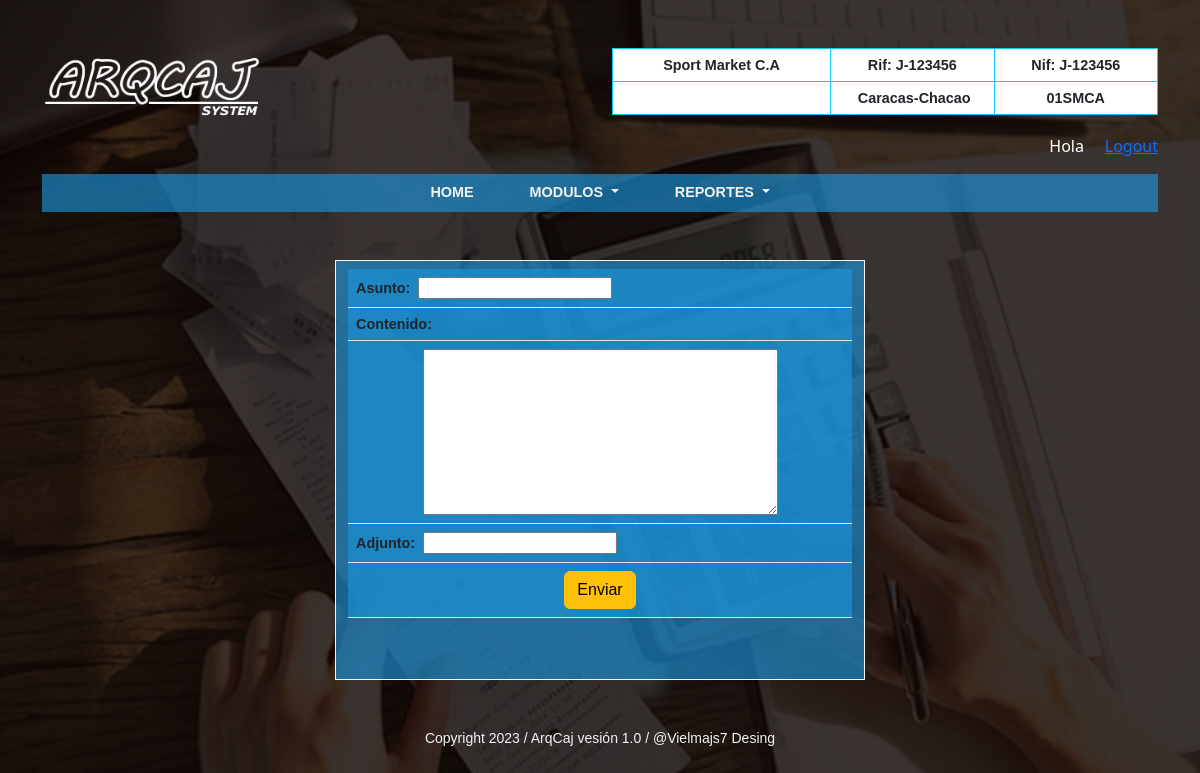
/Contactos/, run on the app's committed database.
### ProyectoWebAC/models.py (models this page shows, shortened)
class tienda(models.Model):
    user=models.ForeignKey(User, on_delete=models.CASCADE)
    codigo_tienda=models.CharField(max_length=6, null=False)
    razon=models.CharField(max_length=30, null=False)
    rif= models.CharField(max_length=12, null=False)
    nif= models.CharField(max_length=12, null=False)
    direccion= models.CharField(max_length=25, null=False)
    telf=models.CharField(max_length=30, null=True)
    redes=models.CharField(max_length=25, null=True)
    created=models.DateField(auto_now_add=True)
    update=models.DateField(auto_now_add=True)
    class Meta:
        verbose_name="Tienda"
        verbose_name_plural="Tiendas"

### Contactos/views.py (the view)
# urls.py: path('', views.contacto, name="Contacto"),
def contacto(request):
    formulario_contacto= FormularioContacto
    return render(request, "contacto.html", {"miFormulario": formulario_contacto})

### ArqueoCaja/context_processors.py (called while the page is built)
def arqueoView(request):
    arqueoset= arqueo.objects.filter(tienda=(1))
    return {'arqueoset': arqueoset}

### ProyectoWebAC/context_processors.py (called while the page is built)
def tiendaView(request):
    tiendaset= tienda.objects.filter(user=(1))
    tiendaall=tienda.objects.all()
    return {'tiendaset': tiendaset, 'tiendaall':tiendaall}

def cajaView(request):
    cajaset= caja.objects.filter(tienda=(1))
    return {'cajaset': cajaset}

def divisaView(request):
    divisaset= tasaDivisa.objects.filter(id=(1))
    return {'divisaset': divisaset}

def notaView(request):
    notaset= comunicado.objects.all()
    return {'notaset': notaset}

### Contactos/templates/contacto.html (shortened to what this page needs)
{% extends "ProyectoWebAC/baseII.html" %}
{% load static %}
{% load crispy_forms_tags %}
{% block content %}
<section>
    <header>
        <div class="container my-5" id="contactoFormulario">
            <form method="post" action=" " autocomplete="off">
            <table class="table my-2">
                <thead>
                    <tr>
                        <th>
                            <div style="text-align: left;">
                                {{miFormulario.asunto.label}}&nbsp;
                                {{miFormulario.asunto}}
                            </div>
                        </th>
                    </tr>
                    <tr>
                        <th>
                            <div style="text-align: left;">
                                {{miFormulario.contenido.label}}&nbsp;
                            </div>
                        </th>
                    </tr>
                    <tr>
                        <th>
                            <div>
                                {{miFormulario.contenido}}
                            </div>
                        </th>
                    </tr>
                    <tr>
                        <th>
                            <div style="text-align: left;">
                                {{miFormulario.adjunto.label}}&nbsp;
                                {{miFormulario.adjunto}}
                            </div>
                        </th>
                    </tr>
                    <tr>
                        <th>
                            <div align="center" class="btn_crear">
                                <button type="submit" class="btn btn-warning">Enviar</button>
                            </div>
                        </th>
                    </tr>
                </thead>
            </table>
            </form>
        </div>
    </header>
</section>
{% endblock %}

### ProyectoWebAC/templates/ProyectoWebAC/baseII.html (shortened to what this page needs)
<html lang="es">
<head>
    {% load static %}
    {% load widget_tweaks %}
    <link href="https://cdn.jsdelivr.net/npm/bootstrap@5.3.0-alpha3/dist/css/bootstrap.min.css" rel="stylesheet">
    <link href= "{% static 'ProyectoWebAC/css/app.css' %}" rel="stylesheet">
</head>
<body>
    <div class="container text-expanded">
      <div class="row align-items-start">
        <div class="col mt-5">
          <figure>
            <img src="{% static 'ProyectoWebAC/img/Logo II.png' %}" style="width: 230px; height: 70px">
          </figure>
        </div>
        <div class="col mt-5 text-expanded">
          <table class="table table-bordered table-responsive border-info">
            <thead>
               {% for t in tiendaset %}
                <tr>
                  <td width="40%">{{t.razon}}</td>
                  <td width="30%">Rif:&nbsp;{{t.rif}}</td>
                  <td width="30%">Nif:&nbsp;{{t.nif}}</td>
                </tr>
                <tr>
                  <td></td>
                  <td>&nbsp;{{t.direccion}}</td>
                  <td>{{t.codigo_tienda}}</td>
                </tr>
               {% endfor %}
            </thead>
          </table>
        </div>
        <div class="text-white" style="text-align:right; margin-right:80px">
          <label name="usuario">Hola &nbsp;{{user.first_name}} &nbsp;
            <a href="{% url 'Cerrar_sesion' %}">Logout</a>
          </label>
        </div>
      </div>
    </div>
    <div class="container my-3">
      <nav class="navbar navbar-expand-lg py-sm-0">
          <ul class="navbar-nav mx-auto">
              <li class="nav-item px-lg-4">
                  <a class="nav-link text-uppercase" href="{% url 'Home' %}">Home</a>
              </li>
              <li class="nav-item dropdown px-lg-3">
                <a class="nav-link text-uppercase dropdown-toggle" href="#" role="button" data-bs-toggle="dropdown" aria-expanded="false">
                  Modulos
                </a>
            </li>
              <li class="nav-item dropdown px-lg-4">
                  <a class="nav-link text-uppercase dropdown-toggle" href="#" role="button" data-bs-toggle="dropdown" aria-expanded="false">
                    Reportes
                  </a>
              </li>
          </ul>
      </nav>
  </div>
  <div class="container my-4">
    {% block content %}
    {% endblock %}
  </div>
    <footer>
      <div class="container text-expanded my-4" id="pie">
          <label><small>Copyright 2023 / ArqCaj vesión 1.0 / @Vielmajs7 Desing</small></label>
      </div>
    </footer>
  </body>
</html>

### ProyectoWebAC/static/ProyectoWebAC/css/app.css (style rules this page uses)
body { background: linear-gradient(rgba(14, 6, 4, 0.82), rgba(14, 6, 4, 0.82)), url("../img/Fondo.jpg"); background-attachment: fixed; background-position: center; background-size: cover; }
.navbar { background: linear-gradient(rgba(27, 147, 216, 0.65), rgba(27, 147, 216, 0.65)); }
.nav-link { font-family: Verdana, Geneva, Tahoma, sans-serif; font-weight: bold; font-size: 0.9em; color: rgb(242, 242, 242); }
.table { font-family: Verdana, Geneva, Tahoma, sans-serif; text-align: center; font-weight: bold; font-size: 0.9em; color: rgb(242, 242, 242); }
.table th { background: linear-gradient(rgba(27, 147, 216, 0.65), rgba(27, 147, 216, 0.65)); }
#pie { font-family: Verdana, Geneva, Tahoma, sans-serif; font-size:1.0em; text-align: center; color: rgb(242, 242, 242); }
#contactoFormulario { background: linear-gradient(rgba(27, 147, 216, 0.65), rgba(27, 147, 216, 0.65)); border:1px rgb(242, 242, 242) solid; width: 530px; height: 420px; }

### data on the page
tienda: razon "Sport Market C.A", rif "J-123456", nif "J-123456", direccion "Caracas-Chacao", codigo_tienda "01SMCA"

### other printed values
{{ miFormulario.asunto.label }} "Asunto:"
{{ miFormulario.contenido.label }} "Contenido:"
{{ miFormulario.adjunto.label }} "Adjunto:"
